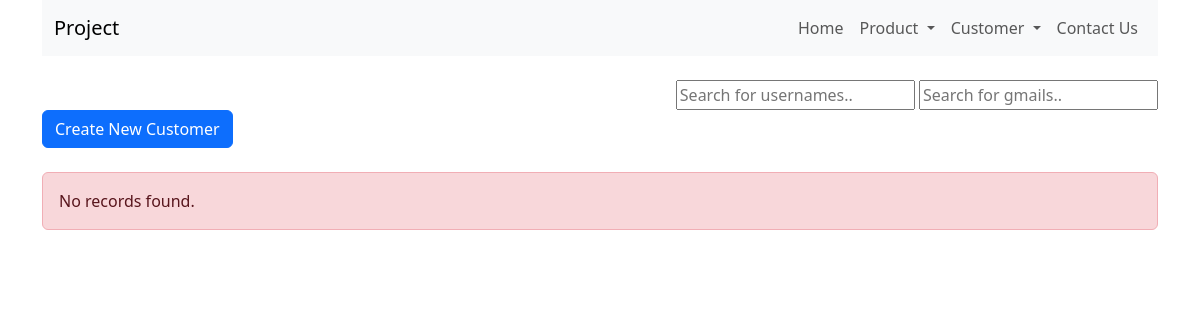
Page /customer_read.php on the earlier database version.
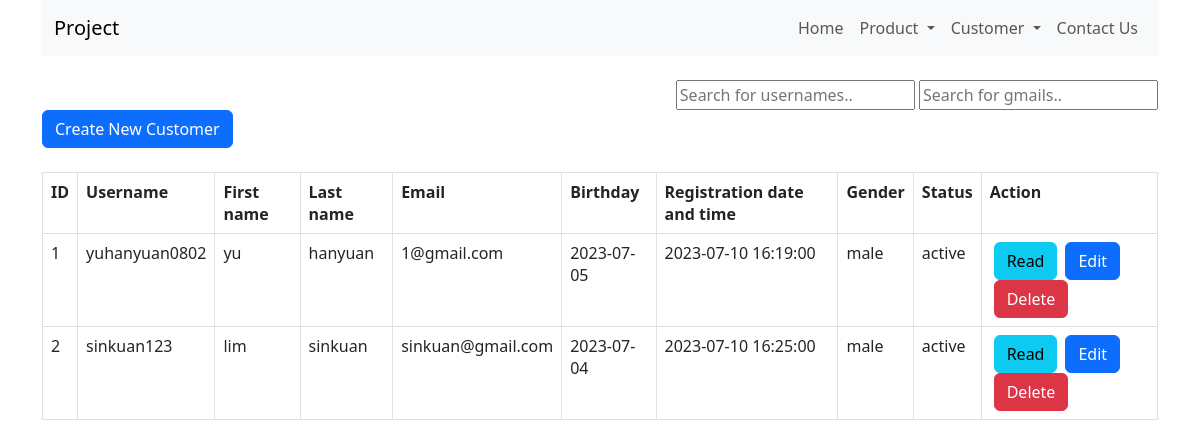
Same page on the later database version.
### tables this page shows
CREATE TABLE IF NOT EXISTS `customers` (
  `user_id` int NOT NULL AUTO_INCREMENT,
  `username` varchar(20) NOT NULL,
  `first_name` varchar(20) NOT NULL,
  `last_name` varchar(20) NOT NULL,
  `password` text NOT NULL,
  `email` varchar(30) NOT NULL,
  `date_of_birth` date NOT NULL,
  `registration_date_time` datetime NOT NULL DEFAULT CURRENT_TIMESTAMP ON UPDATE CURRENT_TIMESTAMP,
  `gender` enum('male','female') NOT NULL,
  `status` enum('active','Inactive') NOT NULL DEFAULT 'active',
  PRIMARY KEY (`user_id`),
  UNIQUE KEY `username` (`username`)
);

### customer_read.php (the view, shortened to what this page needs)
<html lang="en">
<head>
    <link href="https://cdn.jsdelivr.net/npm/bootstrap@5.3.0/dist/css/bootstrap.min.css" rel="stylesheet">
</head>
<body>
    <div class="container">
        <?php
        include 'menu/menu.php';
        ?>
        <br>
        <div class="text-end">
            <input type="text" id="input" onkeyup="search()" placeholder="Search for usernames.." title="Type in a username">
            <input type="text" id="emailinput" onkeyup="searchemail()" placeholder="Search for gmails.." title="Type in a gmail">
        </div>
        <?php
        include 'config/database.php';
        $query = "SELECT user_id, username, first_name, last_name, date_of_birth, registration_date_time, email, gender, status FROM customers ORDER BY user_id ASC";
        $stmt = $con->prepare($query);
        $stmt->execute();
        $num = $stmt->rowCount();
        echo "<div><a href='customer_create.php' class='btn btn-primary m-b-1em'>Create New Customer</a></div>" . "<br>";
        if ($num > 0) {
            echo "<table id='customer_table' class='table table-hover table-responsive table-bordered'>";
            echo "<tr>";
            echo "<th>ID</th>";
            echo "<th>Username</th>";
            echo "<th>First name</th>";
            echo "<th>Last name</th>";
            echo "<th>Email</th>";
            echo "<th>Birthday</th>";
            echo "<th>Registration date and time</th>";
            echo "<th>Gender</th>";
            echo "<th>Status</th>";
            echo "<th>Action</th>";
            echo "</tr>";
            while ($row = $stmt->fetch(PDO::FETCH_ASSOC)) {
                extract($row);
                echo "<tr>";
                echo "<td>{$user_id}</td>";
                echo "<td>{$username}</td>";
                echo "<td>{$first_name}</td>";
                echo "<td>{$last_name}</td>";
                echo "<td>{$email}</td>";
                echo "<td>{$date_of_birth}</td>";
                echo "<td>{$registration_date_time}</td>";
                echo "<td>{$gender}</td>";
                echo "<td>{$status}</td>";
                echo "<td>";
                echo "<a href='customer_read_one.php?id={$user_id}' class='btn btn-info m-r-1em mx-1'>Read</a>";
                echo "<a href='customer_update.php?id={$user_id}' class='btn btn-primary m-r-1em mx-1'>Edit</a>";
                echo "<a href='#' onclick='delete_product({$user_id});'  class='btn btn-danger mx-1'>Delete</a>";
                echo "</td>";
                echo "</tr>";
            }
            echo "</table>";
        } else {
            echo "<div class='alert alert-danger'>No records found.</div>";
        }
        ?>
    </div>
</body>
</html>

Differences in the rows shown:
added customers: user_id "1", username "yuhanyuan0802", first_name "yu", last_name "hanyuan", email "1@gmail.com", date_of_birth "2023-07-05", registration_date_time "2023-07-10 16:19:00", gender "male", status "active"
added customers: user_id "2", username "sinkuan123", first_name "lim", last_name "sinkuan", email "sinkuan@gmail.com", date_of_birth "2023-07-04", registration_date_time "2023-07-10 16:25:00", gender "male", status "active"
Other differences:
text no longer shown: "No records found."
text now shown: "ID Username First name Last name Email Birthday Registration date and time Gender Status Action"
